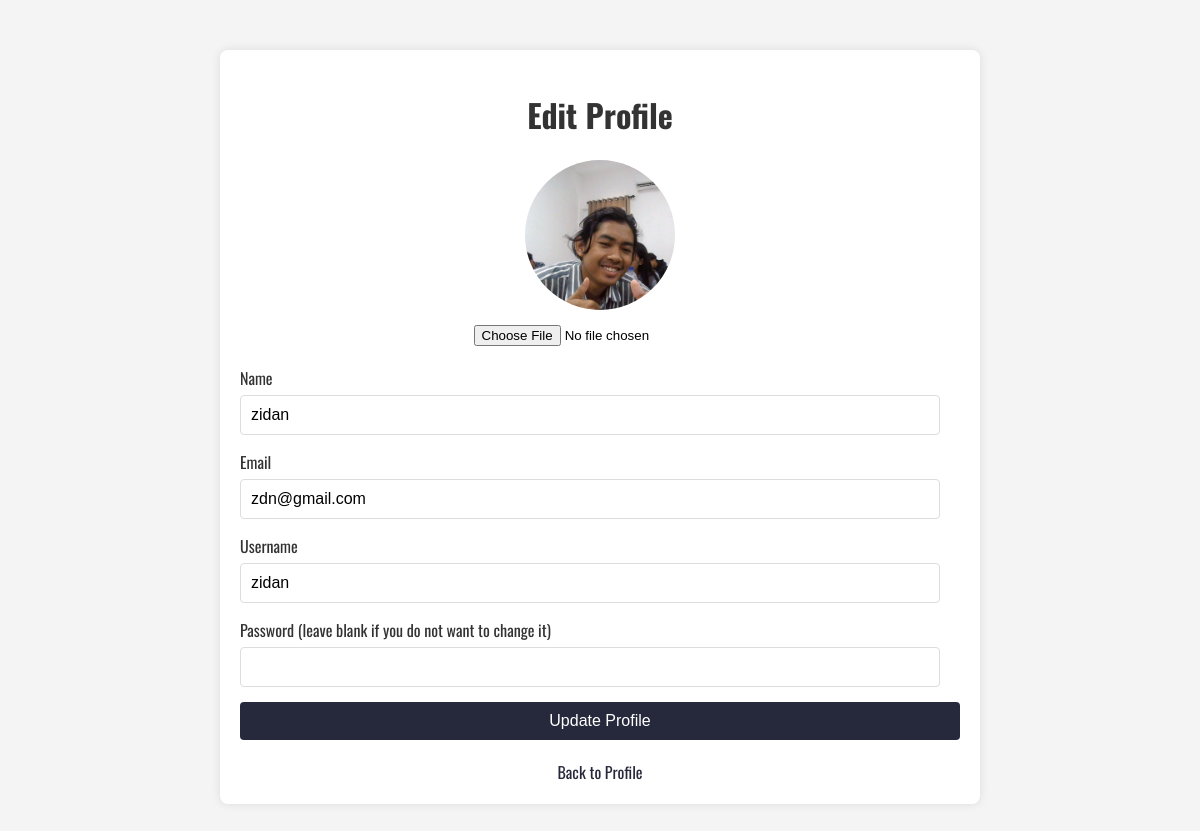
Screenshot of /company/edit-comp.php (signed in) with the database file from the repository.
### tables this page shows
CREATE TABLE `users` (
  `id` int(11) NOT NULL,
  `username` varchar(255) NOT NULL,
  `password` varchar(255) NOT NULL,
  `role` enum('Mahasiswa','Perusahaan','Admin') NOT NULL,
  `email` varchar(255) NOT NULL,
  `name` varchar(255) NOT NULL,
  `profile_picture` varchar(255) DEFAULT 'default_profile_picture.png'
);

### company/edit-comp.php (the view, shortened to what this page needs)
<?php
include '../db_connection.php';
$user_id = $_SESSION['user_id'];
$sql = "SELECT name, email, username, profile_picture FROM users WHERE id=?";
$stmt = $conn->prepare($sql);
$stmt->bind_param("i", $user_id);
$stmt->execute();
$result = $stmt->get_result();
$user = $result->fetch_assoc();
?>
<!DOCTYPE html>
<html>
<head>
    <link rel="stylesheet" type="text/css" href="../CSS/edit-mahasiswa.css">
</head>
<body>
    <div class="container">
        <h1>Edit Profile</h1>
        <div class="profile-pic">
            <img src="../uploads/<?php echo $user['profile_picture']; ?>" alt="Profile Picture">
            <input type="file" name="profile_picture" form="edit-profile-form">
        </div>
        <form id="edit-profile-form" method="POST" enctype="multipart/form-data">
            <div class="form-group">
                <label for="name">Name</label>
                <input type="text" id="name" name="name" value="<?php echo $user['name']; ?>" required>
            </div>
            <div class="form-group">
                <label for="email">Email</label>
                <input type="email" id="email" name="email" value="<?php echo $user['email']; ?>" required>
            </div>
            <div class="form-group">
                <label for="username">Username</label>
                <input type="text" id="username" name="username" value="<?php echo $user['username']; ?>" required>
            </div>
            <div class="form-group">
                <label for="password">Password (leave blank if you do not want to change it)</label>
                <input type="password" id="password" name="password">
            </div>
            <button type="submit">Update Profile</button>
        </form>
        <div class="back-link">
            <a href="profile-comp.php">Back to Profile</a>
        </div>
    </div>
</body>
</html>

### CSS/edit-mahasiswa.css (style rules this page uses)
body { font-family: 'Oswald', sans-serif; background-color: #f4f4f4; margin: 0; padding: 0; }
.container { width: 60%; margin: 50px auto; background-color: #fff; padding: 20px; border-radius: 8px; box-shadow: 0 0 10px rgba(0, 0, 0, 0.1); }
h1 { text-align: center; color: #333; }
.profile-pic { text-align: center; margin-bottom: 20px; }
.profile-pic img { width: 150px; height: 150px; border-radius: 50%; object-fit: cover; }
.profile-pic input[type="file"] { display: block; margin: 10px auto; }
.form-group { margin-bottom: 15px; }
.form-group label { display: block; color: #333; margin-bottom: 5px; }
.form-group input[type="text"], .form-group input[type="email"], .form-group input[type="password"] { width: calc(100% - 20px); padding: 10px; font-size: 16px; border: 1px solid #ddd; border-radius: 4px; box-sizing: border-box; }
button[type="submit"] { display: block; width: 100%; padding: 10px; background-color: #26293b; color: white; border: none; border-radius: 4px; cursor: pointer; font-size: 16px; }
.back-link { text-align: center; margin-top: 20px; }
.back-link a { color: #26293b; text-decoration: none; font-size: 16px; }

### rows the page displays
users: profile_picture (picture), name "zidan", email "zdn@gmail.com", username "zidan"
